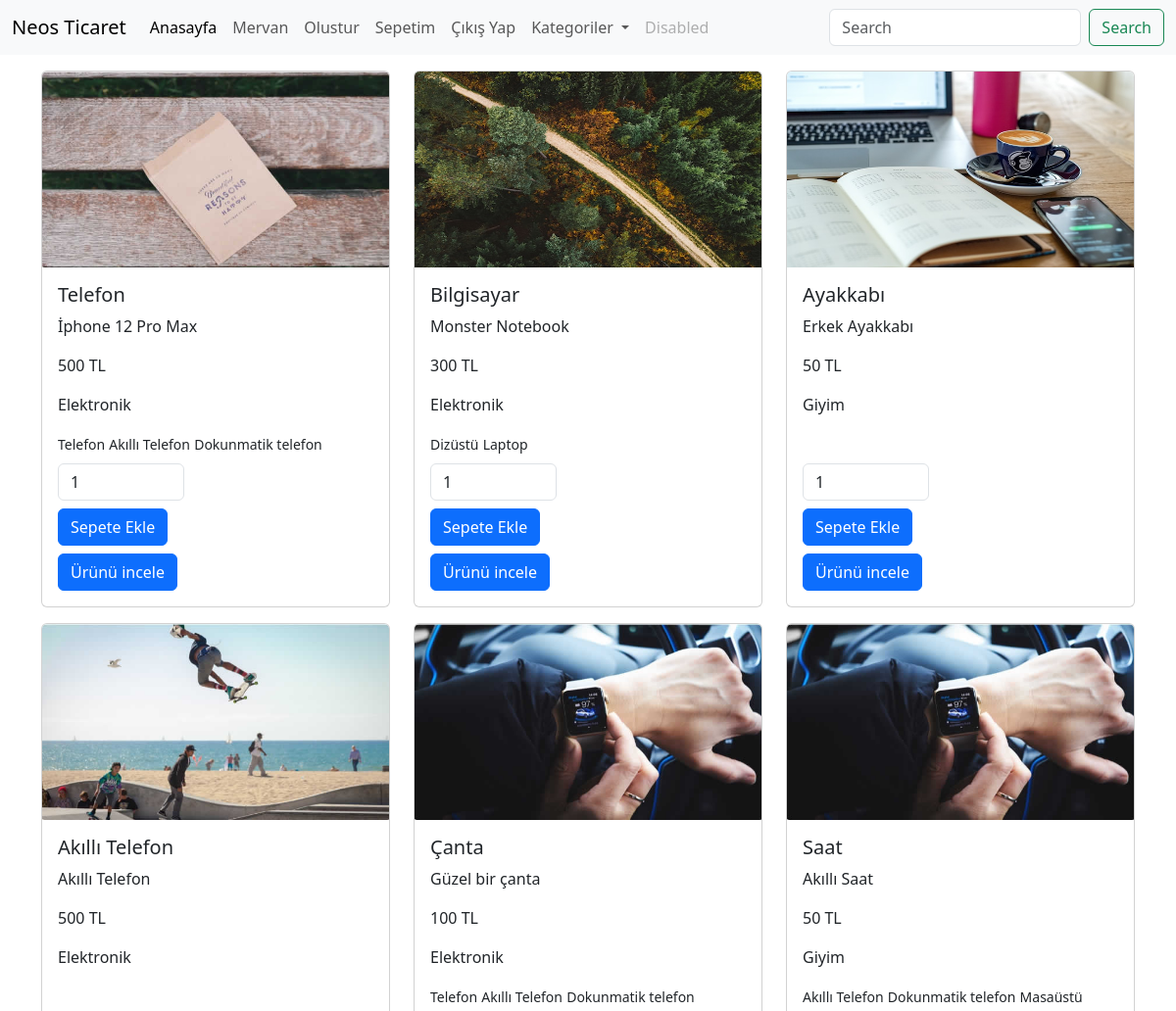
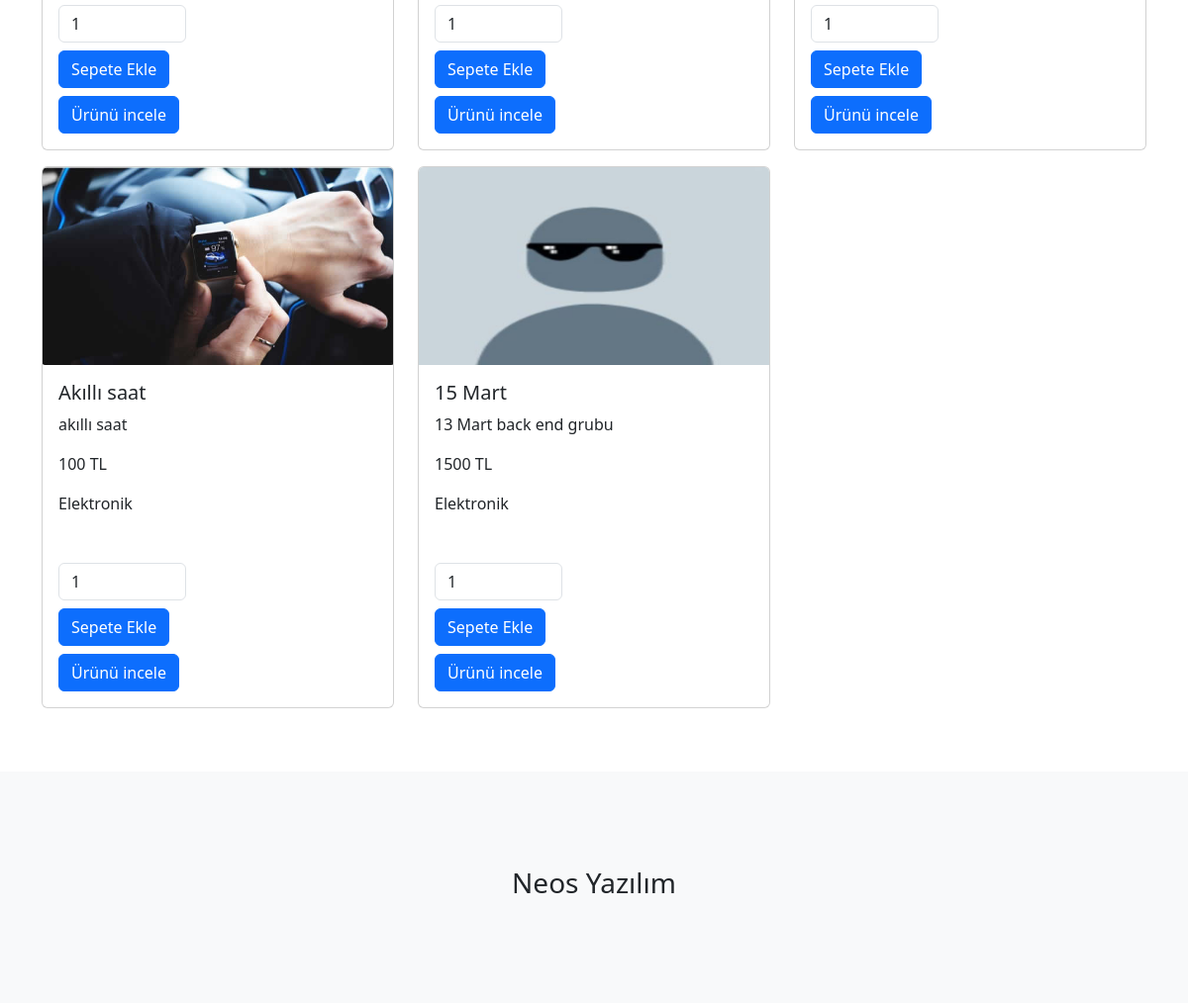
Screenshot of / (signed in) with the database file from the repository (2 pictures, top to bottom).
### urunler/models.py (models this page shows, shortened)
class Urun(models.Model):
    olusturan = models.ForeignKey(User, on_delete=models.CASCADE, null=True)
    kategori = models.ForeignKey(Kategori,on_delete=models.CASCADE, null=True, blank=True)
    alt = models.ManyToManyField(AltKategori)
    seri = models.OneToOneField(SeriNo, on_delete=models.SET_NULL, null=True, blank=True)
    isim = models.CharField(max_length=100) # text inputu
    aciklama = models.TextField(max_length = 500) # textarea
    fiyat = models.IntegerField() # number inputu
    resim = models.FileField(upload_to='urunler/', null=True)

class Kategori(models.Model):
    isim = models.CharField(max_length=100)
    def __str__(self):
        return self.isim

class AltKategori(models.Model):
    isim = models.CharField(max_length=100)

### urunler/views.py (the view, shortened to what this page needs)
# urls.py: path('', index, name='index'),
def index(request):
    urunler = Urun.objects.all() # all fonksiyonu Urun classına ait tüm objeleri çeker
    kategoriler = Kategori.objects.all()
    search = ''
    if request.GET.get('search'):
        search = request.GET.get('search')
        urunler = Urun.objects.filter(
            Q(isim__icontains = search) |
            Q(kategori__isim__icontains = search)
        )
    context = {
        'urunler':urunler,
        'search':search,
        'kategoriler':kategoriler
    }
    return render(request, 'index.html', context)

### urunler/templates/index.html (shortened to what this page needs)
{% load static %}
<!DOCTYPE html>
<html lang="en">
<head>
    <link href="https://cdn.jsdelivr.net/npm/bootstrap@5.3.0-alpha1/dist/css/bootstrap.min.css" rel="stylesheet">
</head>
<body>
    {% include "includes/_navbar.html" %}
    {% block content %}
    <div class="container mt-3">
        <div class="row">
            {% for urun in urunler %}
                <div class="col-4 mb-3">
                    <div class="card">
                        {% if urun.resim %}
                            <img src="{{urun.resim.url}}" class="card-img-top" height="200" alt="...">
                        {% else %}
                            <img src="{% static 'resim1.jpg' %}" class="card-img-top" height="200" alt="...">
                        {% endif %}
                        <div class="card-body">
                            <h5 class="card-title">{{urun.isim}}</h5>
                            <p class="card-text">{{urun.aciklama}}</p>
                            <p class="card-text">{{urun.fiyat}} TL</p>
                            <p>{{urun.kategori}}</p>
                            {% for alt in urun.alt.all %}
                                <small>{{alt.isim}}</small>
                            {% endfor %}
                            <br>
                            <form action="" class="d-inline-block mt-2" method="POST">
                                <input type="number" value="1" name="adet" class="form-control w-50" id="">
                                <input type="submit" value="Sepete Ekle" class="btn btn-primary my-2">
                            </form>
                            <a href="{% url 'urun' urun.id %}" class="btn btn-primary">Ürünü incele</a>
                        </div>
                    </div>
                </div>
            {% endfor %}
        </div>
    </div>
    {% endblock content %}
    {% include "includes/_footer.html" %}
</body>
</html>

### urunler/templates/includes/_navbar.html (shortened to what this page needs)
<nav class="navbar navbar-expand-lg bg-body-tertiary">
    <div class="container-fluid">
      <a class="navbar-brand" href="#">Neos Ticaret</a>
      <div class="collapse navbar-collapse" id="navbarSupportedContent">
        <ul class="navbar-nav me-auto mb-2 mb-lg-0">
          <li class="nav-item">
            <a class="nav-link active" aria-current="page" href="/">Anasayfa</a>
          </li>
          {% if user.is_authenticated %}
            <li class="nav-item">
              <a class="nav-link text-capitalize" href="" >{{request.user}}</a>
            </li>
            <li class="nav-item">
              <a class="nav-link" href="/olustur/" >Olustur</a>
            </li>
            <li class="nav-item">
              <a class="nav-link" href="/sepet/" >Sepetim</a>
            </li>
            <li class="nav-item">
              <a class="nav-link" href="{% url 'logout' %}">Çıkış Yap</a>
            </li>
          {% endif %}
          <li class="nav-item dropdown">
            <a class="nav-link dropdown-toggle" href="#" role="button" data-bs-toggle="dropdown" aria-expanded="false">
              Kategoriler
            </a>
          </li>
          <li class="nav-item">
            <a class="nav-link disabled">Disabled</a>
          </li>
        </ul>
        <form class="d-flex" method="GET" role="search" action="{% url 'index' %}">
          <input class="form-control me-2" name="search" value="{{search}}" type="search" placeholder="Search" aria-label="Search">
          <button class="btn btn-outline-success" type="submit">Search</button>
        </form>
      </div>
    </div>
</nav>

### rows the page displays
Urun: resim (picture), isim "Telefon", aciklama "İphone 12 Pro Max", fiyat "500", kategori "Elektronik"
AltKategori: isim "Telefon"
AltKategori: isim "Akıllı Telefon"
AltKategori: isim "Dokunmatik telefon"
Urun: resim (picture), isim "Bilgisayar", aciklama "Monster Notebook", fiyat "300", kategori "Elektronik"
AltKategori: isim "Dizüstü"
AltKategori: isim "Laptop"
Urun: resim (picture), isim "Ayakkabı", aciklama "Erkek Ayakkabı", fiyat "50", kategori "Giyim"
Urun: resim (picture), isim "Akıllı Telefon", aciklama "Akıllı Telefon", fiyat "500", kategori "Elektronik"
Urun: resim (picture), isim "Çanta", aciklama "Güzel bir çanta", fiyat "100", kategori "Elektronik"
Urun: resim (picture), isim "Saat", aciklama "Akıllı Saat", fiyat "50", kategori "Giyim"
AltKategori: isim "Masaüstü"
Urun: resim (picture), isim "Akıllı saat", aciklama "akıllı saat", fiyat "100", kategori "Elektronik"
Urun: resim (placeholder picture), isim "15 Mart", aciklama "13 Mart back end grubu", fiyat "1500", kategori "Elektronik"

### other values shown
{{ request.user }} "Mervan"
